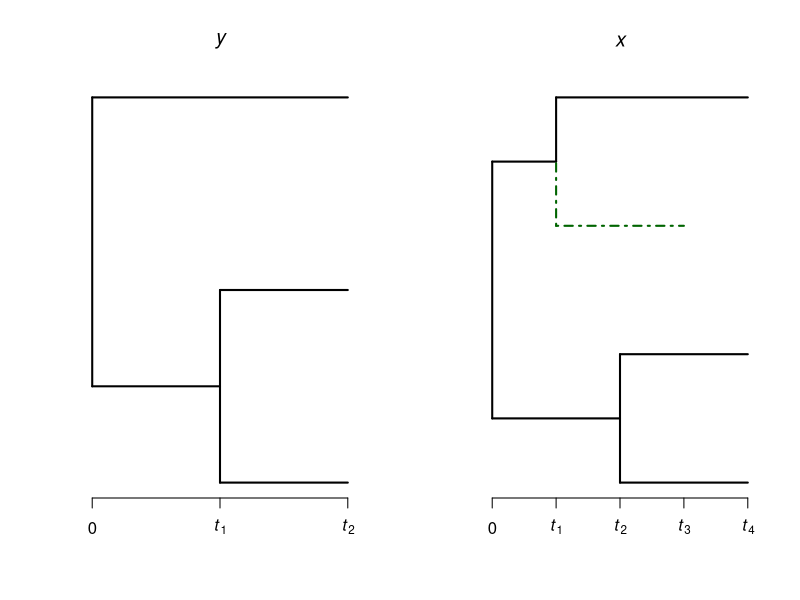
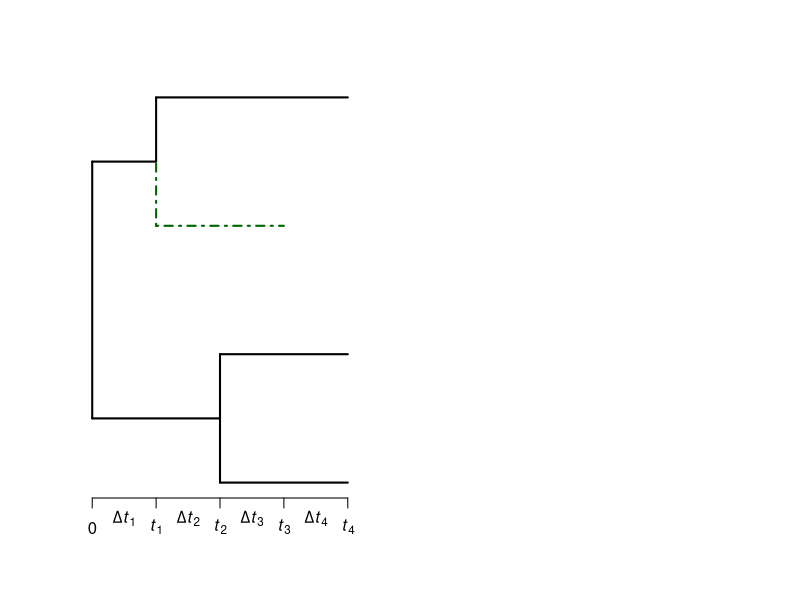

The R source for these figures, in order:
## ---- chunk 1
knitr::opts_chunk$set(echo = TRUE)
library(ape)
## ---- chunk 2

par(mfrow=c(1,2))
rec0 = '((B:1,A:1):1,C:2);'
rec0 = read.tree(text = rec0)
plot(rec0,show.tip.label = F,edge.color = c("black","black","black","black","darkgreen","black"),edge.width = 2,edge.lty = c(rep(1,4),4,1),main=expression(italic("y")))
axis(1,labels = c(0,expression(italic("t")["1"]),expression(italic("t")["2"])),at=c(0,1,2))


rec1 = '((B:1,A:1):1,(F:1,C:1.5):0.5);'
rec1 = read.tree(text = rec1)
plot(rec1,show.tip.label = F,edge.color = c("black","black","black","black","darkgreen","black"),edge.width = 2,edge.lty = c(rep(1,4),4,1),main=expression(italic("x")))
axis(1,labels = c(0,expression(italic("t")["1"]),expression(italic("t")["2"]),expression(italic("t")["3"]),expression(italic("t")["4"])),at=c(0,0.5,1,1.5,2))
## ---- chunk 3
rec1 = '((B:1,A:1):1,(F:1,C:1.5):0.5);'
rec1 = read.tree(text = rec1)

plot(rec1,show.tip.label = F,edge.color = c("black","black","black","black","darkgreen","black"),edge.width = 2,edge.lty = c(rep(1,4),4,1))

axis(1,labels = c(0,expression(italic("t")["1"]),expression(italic("t")["2"]),expression(italic("t")["3"]),expression(italic("t")["4"])),at=c(0,0.5,1,1.5,2))
mtext(expression(Delta*italic("t")["1"]), side = 1, line = 0.6,at=0.25)
mtext(expression(Delta*italic("t")["2"]), side = 1, line = 0.6,at=0.75)
mtext(expression(Delta*italic("t")["3"]), side = 1, line = 0.6,at=1.25)
mtext(expression(Delta*italic("t")["4"]), side = 1, line = 0.6,at=1.75)
